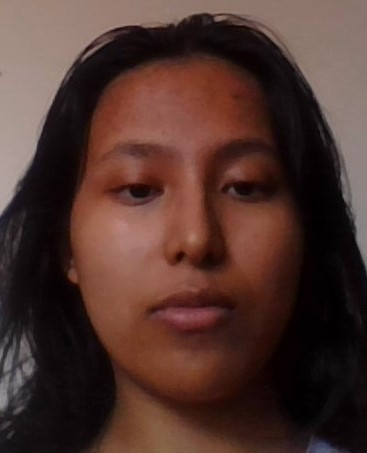
#> input picture face_detection_vj/dataset_test/faces/WIN_20250710_12_34_22_Pro.jpg, 367 x 453 px, found by its file name; its folder holds 3 pictures in this run
$ python prepare.py
#> lines starting #> are read from the running program, lines starting #| are printed output that depends on the picture
### face_detection_vj/src/dataset.py
import os
import numpy as np
from matplotlib import image as mpimg
from scipy.ndimage import rotate, zoom
# from image_data import ImageData

# class FaceDataset:
class ImageDataset:
  # class att => shared by all objs
  # image_size = 24

  def __init__(self, input_dir, output_dir):
    self.input_dir = input_dir
    self.output_dir = output_dir
    self.images = []

  # load image
  def load_images(self):
    # loads all img from input_dir and stores in self.images
    for file in os.listdir(self.input_dir):
      if file.lower().endswith((".jpg", ".png", ".jpeg")):
        path = os.path.join(self.input_dir, file)
        img = mpimg.imread(path).astype(np.float32) # astype=> changes datatype
                                                    #always convt loaded image to float32 => but doesnt normalize to [0,1]

        ''' # convt to float32 betn 0 and 1
        if img.dtype == np.uint32:
          img = img.astype(np.float32)/255.0
        '''# normalize only if image originally uint32 but we already convt to float32 above so this line no use

        # normalize
        if img.max() > 1.0:
          img /= 255.0

        # rbg to grayscale
        gray =  (
          img[:,:,0] * 0.299  +   # Red
          img[:,:,1] * 0.587 +    # Green
          img[:,:,2] * 0.114      # Blue
        )
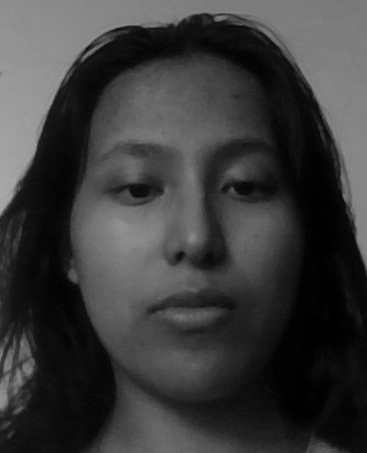
#> gray: shape (453, 367) float32; min 0, max 0.664, mean 0.233
        # self.images.append(img) # no cause stores the whole image in images  butt we need to...
        # store as tuple (filname_without_ext, image) => so that we pass the actual filename and not the image araay when saving augmented images
        '''filename = os.path.splitext(file)[0] '''
        # .splitext(file) => splits file into file name and extension and returns as tuple ('filename', '.ext')
        # [0] => takes element is first position => filename
        # [1] => takes element in 2nd position => .ext

        self.images.append((file.split(".")[0], gray))
#> pass 2 of the loop in load_images, `for file in os.listdir(self.input_dir):`:
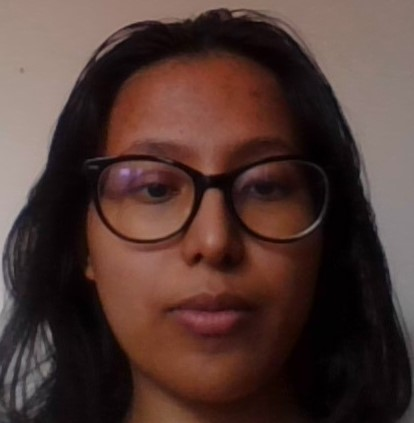
#> input picture face_detection_vj/dataset_test/faces/WIN_20250710_12_34_29_Pro.jpg, 414 x 423 px, found by its file name
#> in load_images, `gray =  ( img[:,:,0] * 0.299  +`:
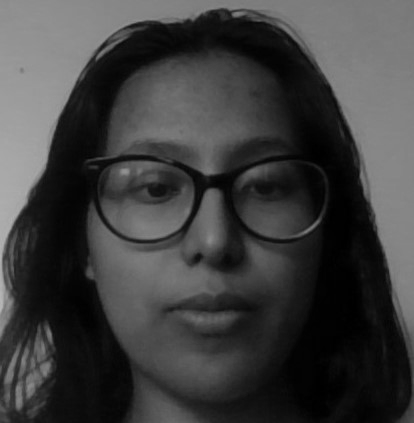
#> gray: shape (423, 414) float32; min 0.00117, max 0.724, mean 0.247
#> pass 3 of the loop in load_images, `for file in os.listdir(self.input_dir):`:
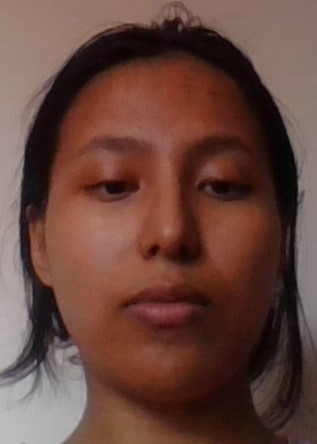
#> input picture face_detection_vj/dataset_test/faces/oja.jpg, 317 x 444 px, found by its file name
#> in load_images, `gray =  ( img[:,:,0] * 0.299  +`:
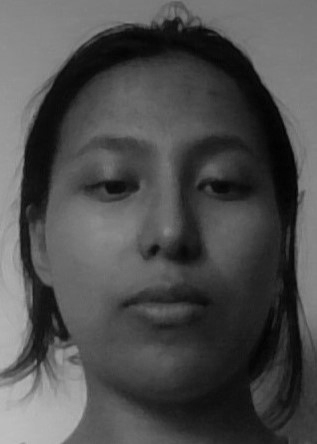
#> gray: shape (444, 317) float32; min 0.00279, max 0.745, mean 0.306


    print(f"Loaded {len(self.images)} images from {self.input_dir}")
#| Loaded 3 images from ./dataset_test/faces

  # make folder to store aug and patched img if not already exist
  def set_output_dir(self):
    if not os.path.exists(self.output_dir):
      os.makedirs(self.output_dir)
    print(f"Output directry set to: {self.output_dir}")

  # # rbg to grayscale
  # def rgb_to_gray(self, image):
  #   # luminance formula
  #   return (
  #     image[:,:,0] * 0.299  +   # Red
  #     image[:,:,1] * 0.587 +    # Green
  #     image[:,:,2] * 0.114      # Blue
  #   )

  # resize to 24X24
  def resize_faces(self, image, target_size=(24,24)):

      # using Nearest neighbour milexaina....
      '''
      # [10 lines of commented-out code are left out]
      '''
      # using bilinear interpolation
      h, w = image.shape[:2]
      zoom_factors = (target_size[0]/h, target_size[1]/w)
      return zoom(image,zoom_factors, order=1)

  # brightness adjust
  def brightness_adjust(self, image,factor):
    # normalize to 0-1
    # if image.dtype == np.uint8:
    #   image = image.astype(np.float32) / 255.0
    # or
    # if image.max() > 1.0:
    #   image = image / 255.0
    # not doing these in load_images() not here

    return np.clip(image*factor, 0, 1)  # multiply image brightmness by factor and clip to [0, 1] ???

  # randon rotate +-10 degree
  def random_rotate(self, image, angle=(-10,10)):
    angle = np.random.uniform(*angle)
    return rotate(image, angle, reshape=False)

  # augment for faces
  def augment_images(self):
    augmented = []

    for filename, gray in self.images:
    # [9 lines of commented-out code are left out]

      resized = self.resize_faces(gray)


      # save imag to aug_faces folder
      mpimg.imsave(os.path.join(self.output_dir,f"{filename}_orig.png"),resized, cmap="gray")                                        # original img save
      mpimg.imsave(os.path.join(self.output_dir,f"{filename}_flip.png"),np.fliplr(resized), cmap="gray")                             # horizontal flip
      mpimg.imsave(os.path.join(self.output_dir,f"{filename}_bright.png"),self.brightness_adjust(resized, 1.5), cmap="gray")         # brightness adjust to bright
      mpimg.imsave(os.path.join(self.output_dir,f"{filename}_dark.png"),self.brightness_adjust(resized, 0.8), cmap="gray")           # brightness adjust to bright
      mpimg.imsave(os.path.join(self.output_dir,f"{filename}_rotate.png"),self.random_rotate(resized,angle = (-10,10)), cmap="gray") # Ramdom rotation

      # store in empty list augmented
      '''
      augmented.append(resized)
      augmented.append(np.fliplr(resized))
      augmented.append(self.brightness_adjust(resized, 1.5))
      augmented.append(self.brightness_adjust(resized, 0.8))
      augmented.append(self.random_rotate(resized))
      '''
      # append adds something as a single element to a list
      # eg: append([a,b]) => adds [a,b] as a single ele to supppose [c,d,[a,b]]
      # extends adds each elements inside the list individually
      # eg: extend([a,b,c]) => adds each ele a,b,c individually to list => [d, a, b,c]
      # does the same thing as above just not write append multiple times
      augmented.extend([
        resized,
        np.fliplr(resized),
        self.brightness_adjust(resized, 1.5),
        self.brightness_adjust(resized, 0.8),
        self.random_rotate(resized)
      ])
#> this loop made 3 passes
#> (filename, h in resize_faces, w in resize_faces, zoom_factors in resize_faces) on passes 1 to 3: ('WIN_20250710_12_34_22_Pro', 453, 367, (0.053, 0.0654)), ('WIN_20250710_12_34_29_Pro', 423, 414, (0.0567, 0.058)), ('oja', 444, 317, (0.0541, 0.0757))
#> pass 1, in augment_images, `resized = self.resize_faces(gray)`:
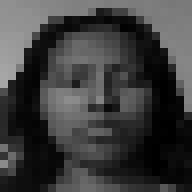
#> resized: shape (24, 24) float32 (shown 8 times larger); min 0.00279, max 0.655, mean 0.244
#> pass 1, in augment_images, `mpimg.imsave(os.path.join(self.output_dir,f"{filename}_orig.png"),resi..`:
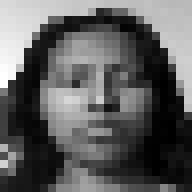
#> saved as WIN_20250710_12_34_22_Pro_orig.png: shape (24, 24, 3) (shown 8 times larger); min 0, max 255, mean 94.2
#> pass 1, in augment_images, `mpimg.imsave(os.path.join(self.output_dir,f"{filename}_flip.png"),np.f..`:
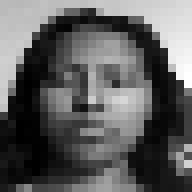
#> saved as WIN_20250710_12_34_22_Pro_flip.png: shape (24, 24, 3) (shown 8 times larger); min 0, max 255, mean 94.2
#> pass 1, in augment_images, `mpimg.imsave(os.path.join(self.output_dir,f"{filename}_rotate.png"),se..`:
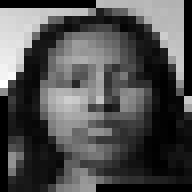
#> saved as WIN_20250710_12_34_22_Pro_rotate.png: shape (24, 24, 3) (shown 8 times larger); min 0, max 255, mean 79.7
#> after the loop:
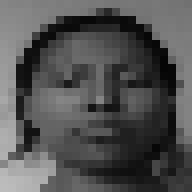
#> resized: shape (24, 24) float32 (shown 8 times larger); min 0.0214, max 0.737, mean 0.322
#> after the loop, augmented = 15 items

    # store all augmented images in empty list images
    self.images = augmented
#> self.images = 15 items
    print(f"Augmented {len(self.images)} images.")
#| Augmented 15 images.

  # extract patches from no face images
  # [23 lines left out: function extract_negative_patches, not called in this run]

  # save as .npy file
  def save_as_npy(self, file_path):
    # convert list to numpy array
#> called with file_path = './aug_dataset/faces_aug.npy'
    images_array = np.array(self.images, dtype=np.float32) # store as 32 bit float to save memory

    # cliping to [0,1] before saving to .npy file for safety => so that min pixel value is not in -0...something saused bybileanear interrpolation => voila jones doesn really care about this but if we have to use same dataset for suppose CNN then it will effect???
    images_array = np.clip(images_array, 0.0, 1.0)

    # save to .npy file => cause fast compress & easy to load
    np.save(file_path, images_array)

    print(f"{images_array.shape[0]} images saved to {file_path}.")
#| 15 images saved to ./aug_dataset/faces_aug.npy.

### face_detection_vj/src/prepare.py
import numpy as np
from dataset import ImageDataset


# Create obj for faces
face_dataset = ImageDataset("./dataset_test/faces", "./aug_dataset/aug_faces" )

face_dataset.load_images()
face_dataset.set_output_dir()

face_dataset.augment_images()
face_dataset.save_as_npy("./aug_dataset/faces_aug.npy")

# labels for faces
faces = np.load("./aug_dataset/faces_aug.npy")
labels_faces = np.ones(len(faces), dtype=np.int32)
#> labels_faces = [1, 1, 1, 1, 1, 1, 1, 1, 1, 1, 1, 1, 1, 1, 1]

np.save("./aug_dataset/face_sample.npy", faces)
np.save("./aug_dataset/face_lable.npy", labels_faces)
print("Positive samples saved as face_sample.npy and labels as face_lable.npy")


# Prepare no faces
# Create obj for no faces
noface_dataset = ImageDataset("./dataset_test/no_faces", "./aug_dataset/patches_nofaces")

#> (the run stopped early here; a loop or call above may not have finished)
